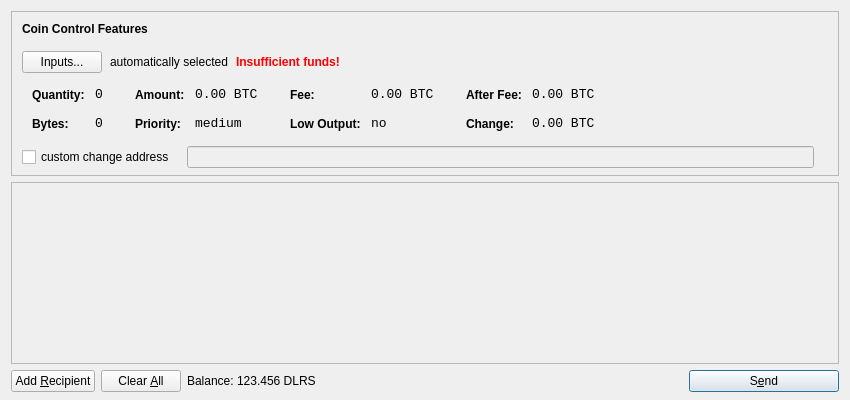
<?xml version="1.0" encoding="UTF-8"?>
<ui version="4.0">
 <class>SendCoinsDialog</class>
 <widget class="QDialog" name="SendCoinsDialog">
  <property name="geometry">
   <rect>
    <x>0</x>
    <y>0</y>
    <width>850</width>
    <height>400</height>
   </rect>
  </property>
  <property name="windowTitle">
   <string>Send Coins</string>
  </property>
  <layout class="QVBoxLayout" name="verticalLayout" stretch="0,1,0">
   <property name="bottomMargin">
    <number>8</number>
   </property>
   <item>
    <widget class="QFrame" name="frameCoinControl">
     <property name="sizePolicy">
      <sizepolicy hsizetype="Expanding" vsizetype="Expanding">
       <horstretch>0</horstretch>
       <verstretch>0</verstretch>
      </sizepolicy>
     </property>
     <property name="maximumSize">
      <size>
       <width>16777215</width>
       <height>16777215</height>
      </size>
     </property>
     <property name="frameShape">
      <enum>QFrame::StyledPanel</enum>
     </property>
     <property name="frameShadow">
      <enum>QFrame::Sunken</enum>
     </property>
     <layout class="QVBoxLayout" name="verticalLayoutCoinControl2">
      <property name="spacing">
       <number>-1</number>
      </property>
      <property name="leftMargin">
       <number>0</number>
      </property>
      <property name="topMargin">
       <number>0</number>
      </property>
      <property name="rightMargin">
       <number>0</number>
      </property>
      <property name="bottomMargin">
       <number>6</number>
      </property>
      <item>
       <layout class="QVBoxLayout" name="verticalLayoutCoinControl" stretch="0,0,0,0,1">
        <property name="spacing">
         <number>0</number>
        </property>
        <property name="leftMargin">
         <number>10</number>
        </property>
        <property name="topMargin">
         <number>10</number>
        </property>
        <item>
         <layout class="QHBoxLayout" name="horizontalLayoutCoinControl1">
          <property name="bottomMargin">
           <number>15</number>
          </property>
          <item>
           <widget class="QLabel" name="labelCoinControlFeatures">
            <property name="sizePolicy">
             <sizepolicy hsizetype="Preferred" vsizetype="Maximum">
              <horstretch>0</horstretch>
              <verstretch>0</verstretch>
             </sizepolicy>
            </property>
            <property name="font">
             <font>
              <weight>75</weight>
              <bold>true</bold>
             </font>
            </property>
            <property name="styleSheet">
             <string notr="true">font-weight:bold;</string>
            </property>
            <property name="text">
             <string>Coin Control Features</string>
            </property>
           </widget>
          </item>
         </layout>
        </item>
        <item>
         <layout class="QHBoxLayout" name="horizontalLayoutCoinControl2" stretch="0,0,0,0">
          <property name="spacing">
           <number>8</number>
          </property>
          <property name="bottomMargin">
           <number>10</number>
          </property>
          <item>
           <widget class="QPushButton" name="pushButtonCoinControl">
            <property name="styleSheet">
             <string notr="true"/>
            </property>
            <property name="text">
             <string>Inputs...</string>
            </property>
           </widget>
          </item>
          <item>
           <widget class="QLabel" name="labelCoinControlAutomaticallySelected">
            <property name="text">
             <string>automatically selected</string>
            </property>
            <property name="margin">
             <number>5</number>
            </property>
           </widget>
          </item>
          <item>
           <widget class="QLabel" name="labelCoinControlInsuffFunds">
            <property name="font">
             <font>
              <weight>75</weight>
              <bold>true</bold>
             </font>
            </property>
            <property name="styleSheet">
             <string notr="true">color:red;font-weight:bold;</string>
            </property>
            <property name="text">
             <string>Insufficient funds!</string>
            </property>
            <property name="margin">
             <number>5</number>
            </property>
           </widget>
          </item>
          <item>
           <spacer name="horizontalSpacerCoinControl">
            <property name="orientation">
             <enum>Qt::Horizontal</enum>
            </property>
            <property name="sizeHint" stdset="0">
             <size>
              <width>40</width>
              <height>1</height>
             </size>
            </property>
           </spacer>
          </item>
         </layout>
        </item>
        <item>
         <widget class="QWidget" name="widgetCoinControl" native="true">
          <property name="sizePolicy">
           <sizepolicy hsizetype="Preferred" vsizetype="Preferred">
            <horstretch>0</horstretch>
            <verstretch>0</verstretch>
           </sizepolicy>
          </property>
          <property name="minimumSize">
           <size>
            <width>0</width>
            <height>0</height>
           </size>
          </property>
          <property name="styleSheet">
           <string notr="true"/>
          </property>
          <layout class="QHBoxLayout" name="horizontalLayoutCoinControl5">
           <property name="margin">
            <number>0</number>
           </property>
           <item>
            <layout class="QHBoxLayout" name="horizontalLayoutCoinControl3" stretch="0,0,0,1">
             <property name="spacing">
              <number>20</number>
             </property>
             <property name="topMargin">
              <number>0</number>
             </property>
             <property name="bottomMargin">
              <number>10</number>
             </property>
             <item>
              <layout class="QFormLayout" name="formLayoutCoinControl1">
               <property name="horizontalSpacing">
                <number>10</number>
               </property>
               <property name="verticalSpacing">
                <number>14</number>
               </property>
               <property name="leftMargin">
                <number>10</number>
               </property>
               <property name="topMargin">
                <number>4</number>
               </property>
               <property name="rightMargin">
                <number>6</number>
               </property>
               <item row="0" column="0">
                <widget class="QLabel" name="labelCoinControlQuantityText">
                 <property name="styleSheet">
                  <string notr="true">font-weight:bold;</string>
                 </property>
                 <property name="text">
                  <string>Quantity:</string>
                 </property>
                 <property name="margin">
                  <number>0</number>
                 </property>
                </widget>
               </item>
               <item row="0" column="1">
                <widget class="QLabel" name="labelCoinControlQuantity">
                 <property name="font">
                  <font>
                   <family>Monospace</family>
                   <pointsize>10</pointsize>
                  </font>
                 </property>
                 <property name="cursor">
                  <cursorShape>IBeamCursor</cursorShape>
                 </property>
                 <property name="contextMenuPolicy">
                  <enum>Qt::ActionsContextMenu</enum>
                 </property>
                 <property name="text">
                  <string notr="true">0</string>
                 </property>
                 <property name="margin">
                  <number>0</number>
                 </property>
                 <property name="textInteractionFlags">
                  <set>Qt::LinksAccessibleByMouse|Qt::TextSelectableByKeyboard|Qt::TextSelectableByMouse</set>
                 </property>
                </widget>
               </item>
               <item row="1" column="0">
                <widget class="QLabel" name="labelCoinControlBytesText">
                 <property name="styleSheet">
                  <string notr="true">font-weight:bold;</string>
                 </property>
                 <property name="text">
                  <string>Bytes:</string>
                 </property>
                </widget>
               </item>
               <item row="1" column="1">
                <widget class="QLabel" name="labelCoinControlBytes">
                 <property name="font">
                  <font>
                   <family>Monospace</family>
                   <pointsize>10</pointsize>
                  </font>
                 </property>
                 <property name="cursor">
                  <cursorShape>IBeamCursor</cursorShape>
                 </property>
                 <property name="contextMenuPolicy">
                  <enum>Qt::ActionsContextMenu</enum>
                 </property>
                 <property name="text">
                  <string notr="true">0</string>
                 </property>
                 <property name="textInteractionFlags">
                  <set>Qt::LinksAccessibleByMouse|Qt::TextSelectableByKeyboard|Qt::TextSelectableByMouse</set>
                 </property>
                </widget>
               </item>
              </layout>
             </item>
             <item>
              <layout class="QFormLayout" name="formLayoutCoinControl2">
               <property name="horizontalSpacing">
                <number>10</number>
               </property>
               <property name="verticalSpacing">
                <number>14</number>
               </property>
               <property name="leftMargin">
                <number>6</number>
               </property>
               <property name="topMargin">
                <number>4</number>
               </property>
               <property name="rightMargin">
                <number>6</number>
               </property>
               <item row="0" column="0">
                <widget class="QLabel" name="labelCoinControlAmountText">
                 <property name="styleSheet">
                  <string notr="true">font-weight:bold;</string>
                 </property>
                 <property name="text">
                  <string>Amount:</string>
                 </property>
                 <property name="margin">
                  <number>0</number>
                 </property>
                </widget>
               </item>
               <item row="0" column="1">
                <widget class="QLabel" name="labelCoinControlAmount">
                 <property name="font">
                  <font>
                   <family>Monospace</family>
                   <pointsize>10</pointsize>
                  </font>
                 </property>
                 <property name="cursor">
                  <cursorShape>IBeamCursor</cursorShape>
                 </property>
                 <property name="contextMenuPolicy">
                  <enum>Qt::ActionsContextMenu</enum>
                 </property>
                 <property name="text">
                  <string notr="true">0.00 BTC</string>
                 </property>
                 <property name="textInteractionFlags">
                  <set>Qt::LinksAccessibleByMouse|Qt::TextSelectableByKeyboard|Qt::TextSelectableByMouse</set>
                 </property>
                </widget>
               </item>
               <item row="1" column="0">
                <widget class="QLabel" name="labelCoinControlPriorityText">
                 <property name="styleSheet">
                  <string notr="true">font-weight:bold;</string>
                 </property>
                 <property name="text">
                  <string>Priority:</string>
                 </property>
                </widget>
               </item>
               <item row="1" column="1">
                <widget class="QLabel" name="labelCoinControlPriority">
                 <property name="font">
                  <font>
                   <family>Monospace</family>
                   <pointsize>10</pointsize>
                  </font>
                 </property>
                 <property name="cursor">
                  <cursorShape>IBeamCursor</cursorShape>
                 </property>
                 <property name="contextMenuPolicy">
                  <enum>Qt::ActionsContextMenu</enum>
                 </property>
                 <property name="text">
                  <string>medium</string>
                 </property>
                 <property name="textInteractionFlags">
                  <set>Qt::LinksAccessibleByMouse|Qt::TextSelectableByKeyboard|Qt::TextSelectableByMouse</set>
                 </property>
                </widget>
               </item>
              </layout>
             </item>
             <item>
              <layout class="QFormLayout" name="formLayoutCoinControl3">
               <property name="horizontalSpacing">
                <number>10</number>
               </property>
               <property name="verticalSpacing">
                <number>14</number>
               </property>
               <property name="leftMargin">
                <number>6</number>
               </property>
               <property name="topMargin">
                <number>4</number>
               </property>
               <property name="rightMargin">
                <number>6</number>
               </property>
               <item row="0" column="0">
                <widget class="QLabel" name="labelCoinControlFeeText">
                 <property name="styleSheet">
                  <string notr="true">font-weight:bold;</string>
                 </property>
                 <property name="text">
                  <string>Fee:</string>
                 </property>
                 <property name="margin">
                  <number>0</number>
                 </property>
                </widget>
               </item>
               <item row="0" column="1">
                <widget class="QLabel" name="labelCoinControlFee">
                 <property name="font">
                  <font>
                   <family>Monospace</family>
                   <pointsize>10</pointsize>
                  </font>
                 </property>
                 <property name="cursor">
                  <cursorShape>IBeamCursor</cursorShape>
                 </property>
                 <property name="contextMenuPolicy">
                  <enum>Qt::ActionsContextMenu</enum>
                 </property>
                 <property name="text">
                  <string notr="true">0.00 BTC</string>
                 </property>
                 <property name="textInteractionFlags">
                  <set>Qt::LinksAccessibleByMouse|Qt::TextSelectableByKeyboard|Qt::TextSelectableByMouse</set>
                 </property>
                </widget>
               </item>
               <item row="1" column="0">
                <widget class="QLabel" name="labelCoinControlLowOutputText">
                 <property name="styleSheet">
                  <string notr="true">font-weight:bold;</string>
                 </property>
                 <property name="text">
                  <string>Low Output:</string>
                 </property>
                </widget>
               </item>
               <item row="1" column="1">
                <widget class="QLabel" name="labelCoinControlLowOutput">
                 <property name="font">
                  <font>
                   <family>Monospace</family>
                   <pointsize>10</pointsize>
                  </font>
                 </property>
                 <property name="cursor">
                  <cursorShape>IBeamCursor</cursorShape>
                 </property>
                 <property name="contextMenuPolicy">
                  <enum>Qt::ActionsContextMenu</enum>
                 </property>
                 <property name="text">
                  <string>no</string>
                 </property>
                 <property name="textInteractionFlags">
                  <set>Qt::LinksAccessibleByMouse|Qt::TextSelectableByKeyboard|Qt::TextSelectableByMouse</set>
                 </property>
                </widget>
               </item>
              </layout>
             </item>
             <item>
              <layout class="QFormLayout" name="formLayoutCoinControl4">
               <property name="horizontalSpacing">
                <number>10</number>
               </property>
               <property name="verticalSpacing">
                <number>14</number>
               </property>
               <property name="leftMargin">
                <number>6</number>
               </property>
               <property name="topMargin">
                <number>4</number>
               </property>
               <property name="rightMargin">
                <number>6</number>
               </property>
               <item row="0" column="0">
                <widget class="QLabel" name="labelCoinControlAfterFeeText">
                 <property name="styleSheet">
                  <string notr="true">font-weight:bold;</string>
                 </property>
                 <property name="text">
                  <string>After Fee:</string>
                 </property>
                 <property name="margin">
                  <number>0</number>
                 </property>
                </widget>
               </item>
               <item row="0" column="1">
                <widget class="QLabel" name="labelCoinControlAfterFee">
                 <property name="font">
                  <font>
                   <family>Monospace</family>
                   <pointsize>10</pointsize>
                  </font>
                 </property>
                 <property name="cursor">
                  <cursorShape>IBeamCursor</cursorShape>
                 </property>
                 <property name="contextMenuPolicy">
                  <enum>Qt::ActionsContextMenu</enum>
                 </property>
                 <property name="text">
                  <string notr="true">0.00 BTC</string>
                 </property>
                 <property name="textInteractionFlags">
                  <set>Qt::LinksAccessibleByMouse|Qt::TextSelectableByKeyboard|Qt::TextSelectableByMouse</set>
                 </property>
                </widget>
               </item>
               <item row="1" column="0">
                <widget class="QLabel" name="labelCoinControlChangeText">
                 <property name="styleSheet">
                  <string notr="true">font-weight:bold;</string>
                 </property>
                 <property name="text">
                  <string>Change:</string>
                 </property>
                </widget>
               </item>
               <item row="1" column="1">
                <widget class="QLabel" name="labelCoinControlChange">
                 <property name="font">
                  <font>
                   <family>Monospace</family>
                   <pointsize>10</pointsize>
                  </font>
                 </property>
                 <property name="cursor">
                  <cursorShape>IBeamCursor</cursorShape>
                 </property>
                 <property name="contextMenuPolicy">
                  <enum>Qt::ActionsContextMenu</enum>
                 </property>
                 <property name="text">
                  <string notr="true">0.00 BTC</string>
                 </property>
                 <property name="textInteractionFlags">
                  <set>Qt::LinksAccessibleByMouse|Qt::TextSelectableByKeyboard|Qt::TextSelectableByMouse</set>
                 </property>
                </widget>
               </item>
              </layout>
             </item>
            </layout>
           </item>
          </layout>
         </widget>
        </item>
        <item>
         <layout class="QHBoxLayout" name="horizontalLayoutCoinControl4" stretch="0,0,0">
          <property name="spacing">
           <number>12</number>
          </property>
          <property name="sizeConstraint">
           <enum>QLayout::SetDefaultConstraint</enum>
          </property>
          <property name="topMargin">
           <number>5</number>
          </property>
          <property name="rightMargin">
           <number>5</number>
          </property>
          <item>
           <widget class="QCheckBox" name="checkBoxCoinControlChange">
            <property name="text">
             <string>custom change address</string>
            </property>
           </widget>
          </item>
          <item>
           <widget class="QLineEdit" name="lineEditCoinControlChange">
            <property name="enabled">
             <bool>false</bool>
            </property>
            <property name="sizePolicy">
             <sizepolicy hsizetype="Expanding" vsizetype="Fixed">
              <horstretch>0</horstretch>
              <verstretch>0</verstretch>
             </sizepolicy>
            </property>
           </widget>
          </item>
          <item>
           <widget class="QLabel" name="labelCoinControlChangeLabel">
            <property name="sizePolicy">
             <sizepolicy hsizetype="Preferred" vsizetype="Expanding">
              <horstretch>0</horstretch>
              <verstretch>0</verstretch>
             </sizepolicy>
            </property>
            <property name="minimumSize">
             <size>
              <width>0</width>
              <height>0</height>
             </size>
            </property>
            <property name="text">
             <string/>
            </property>
            <property name="margin">
             <number>3</number>
            </property>
           </widget>
          </item>
         </layout>
        </item>
        <item>
         <spacer name="verticalSpacerCoinControl">
          <property name="orientation">
           <enum>Qt::Vertical</enum>
          </property>
          <property name="sizeHint" stdset="0">
           <size>
            <width>800</width>
            <height>1</height>
           </size>
          </property>
         </spacer>
        </item>
       </layout>
      </item>
     </layout>
    </widget>
   </item>
   <item>
    <widget class="QScrollArea" name="scrollArea">
     <property name="widgetResizable">
      <bool>true</bool>
     </property>
     <widget class="QWidget" name="scrollAreaWidgetContents">
      <property name="geometry">
       <rect>
        <x>0</x>
        <y>0</y>
        <width>830</width>
        <height>165</height>
       </rect>
      </property>
      <layout class="QVBoxLayout" name="verticalLayout_2">
       <property name="margin">
        <number>0</number>
       </property>
       <item>
        <layout class="QVBoxLayout" name="entries">
         <property name="spacing">
          <number>6</number>
         </property>
        </layout>
       </item>
       <item>
        <spacer name="verticalSpacer">
         <property name="orientation">
          <enum>Qt::Vertical</enum>
         </property>
         <property name="sizeHint" stdset="0">
          <size>
           <width>20</width>
           <height>40</height>
          </size>
         </property>
        </spacer>
       </item>
      </layout>
     </widget>
    </widget>
   </item>
   <item>
    <layout class="QHBoxLayout" name="horizontalLayout">
     <item>
      <widget class="QPushButton" name="addButton">
       <property name="toolTip">
        <string>Send to multiple recipients at once</string>
       </property>
       <property name="text">
        <string>Add &amp;Recipient</string>
       </property>
       <property name="icon">
        <iconset resource="../bitcoin.qrc">
         <normaloff>:/icons/add</normaloff>:/icons/add</iconset>
       </property>
       <property name="autoDefault">
        <bool>false</bool>
       </property>
      </widget>
     </item>
     <item>
      <widget class="QPushButton" name="clearButton">
       <property name="sizePolicy">
        <sizepolicy hsizetype="Minimum" vsizetype="Fixed">
         <horstretch>0</horstretch>
         <verstretch>0</verstretch>
        </sizepolicy>
       </property>
       <property name="toolTip">
        <string>Remove all transaction fields</string>
       </property>
       <property name="text">
        <string>Clear &amp;All</string>
       </property>
       <property name="icon">
        <iconset resource="../bitcoin.qrc">
         <normaloff>:/icons/remove</normaloff>:/icons/remove</iconset>
       </property>
       <property name="autoRepeatDelay">
        <number>300</number>
       </property>
       <property name="autoDefault">
        <bool>false</bool>
       </property>
      </widget>
     </item>
     <item>
      <layout class="QHBoxLayout" name="horizontalLayout_2">
       <property name="spacing">
        <number>3</number>
       </property>
       <item>
        <widget class="QLabel" name="label">
         <property name="text">
          <string>Balance:</string>
         </property>
        </widget>
       </item>
       <item>
        <widget class="QLabel" name="labelBalance">
         <property name="cursor">
          <cursorShape>IBeamCursor</cursorShape>
         </property>
         <property name="text">
          <string>123.456 DLRS</string>
         </property>
         <property name="textInteractionFlags">
          <set>Qt::LinksAccessibleByMouse|Qt::TextSelectableByKeyboard|Qt::TextSelectableByMouse</set>
         </property>
        </widget>
       </item>
      </layout>
     </item>
     <item>
      <spacer name="horizontalSpacer">
       <property name="orientation">
        <enum>Qt::Horizontal</enum>
       </property>
       <property name="sizeHint" stdset="0">
        <size>
         <width>40</width>
         <height>20</height>
        </size>
       </property>
      </spacer>
     </item>
     <item>
      <widget class="QPushButton" name="sendButton">
       <property name="minimumSize">
        <size>
         <width>150</width>
         <height>0</height>
        </size>
       </property>
       <property name="toolTip">
        <string>Confirm the send action</string>
       </property>
       <property name="text">
        <string>S&amp;end</string>
       </property>
       <property name="icon">
        <iconset resource="../bitcoin.qrc">
         <normaloff>:/icons/send</normaloff>:/icons/send</iconset>
       </property>
       <property name="default">
        <bool>true</bool>
       </property>
      </widget>
     </item>
    </layout>
   </item>
  </layout>
 </widget>
 <resources>
  <include location="../bitcoin.qrc"/>
 </resources>
 <connections/>
</ui>
